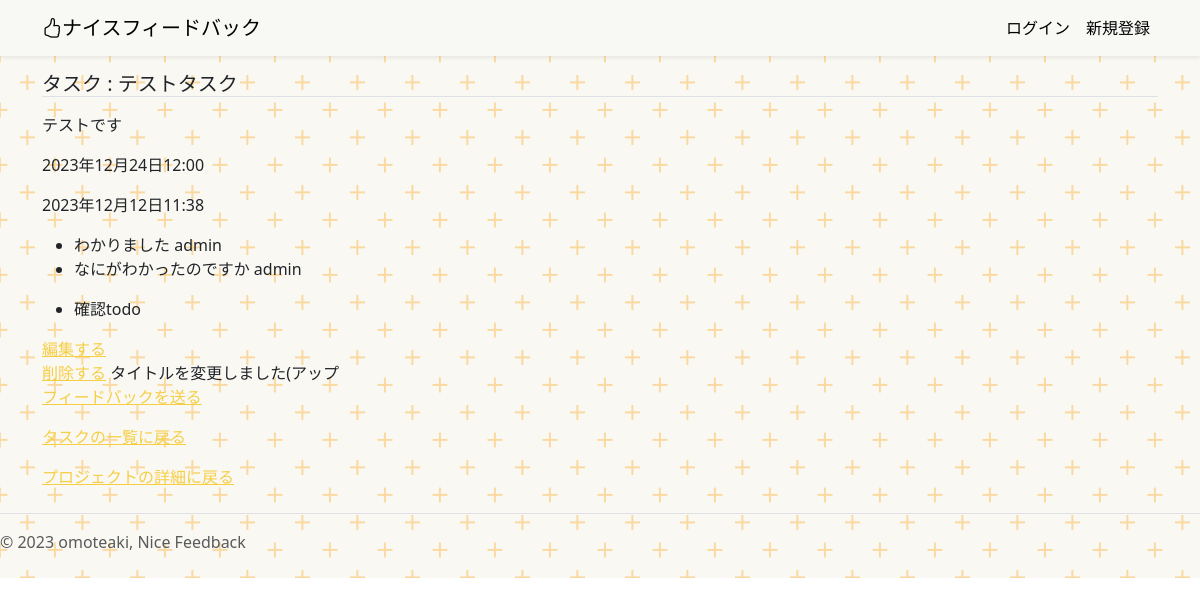
The page /task-detail/15 on the database its author committed.
### project/models.py (models this page shows, shortened)
class Task(models.Model):
    title = models.CharField(
        verbose_name="タイトル",
        max_length=30,
    )
    content = models.TextField(
        verbose_name="本文"
    )
    deadline_datetime = models.DateTimeField(
        verbose_name="締め切り日時",
    )
    added_at = models.DateTimeField(
        verbose_name="タスクを追加した日時",
        auto_now_add=True,
    )
    project = models.ForeignKey(
        Project,
        verbose_name="プロジェクト",
        on_delete=models.CASCADE
    )

class ToDo(models.Model):
    title = models.CharField(
        verbose_name="ToDoのタイトル",
        max_length=100
    )
    added_at = models.DateTimeField(
        verbose_name="ToDoを追加した日時",
        auto_now_add=True,
    )
    task = models.ForeignKey(
        Task,
        verbose_name="関連するタスク",
        on_delete=models.CASCADE,
    )
    is_done = models.BooleanField(
        default=False,
        help_text="todoを完了させたらTrue"
    )
    project = models.ForeignKey(
        Project,
        verbose_name="関連するプロジェクト",
        on_delete=models.CASCADE,
    )
    def __str__(self):
        return self.title

class Project(models.Model):
    title = models.CharField(
        verbose_name="プロジェクトのタイトル",
        max_length=30,
    )
    about = models.TextField(
        verbose_name="このプロジェクトについて"
    )
    purpose = models.TextField(
        verbose_name="このプロジェクトで実現したいこと",
        null=True
    )
    deadline_datetime = models.DateTimeField(
        verbose_name="締め切り日時",
    )
    reference_image1 = models.ImageField(
        verbose_name="参考画像1",
        upload_to="references",
        blank=True,
        null=True,
    )
    reference_image2 = models.ImageField(
        verbose_name="参考画像2",
        upload_to="references",
        blank=True,
        null=True,
    )
    reference_image3 = models.ImageField(
        verbose_name="参考画像3",
        upload_to="references",
        blank=True,
        null=True,
    )
    reference_movie1 = models.FileField(
        verbose_name="参考動画1",
        upload_to="references",
        blank=True,
        null=True,
    )
    reference_movie2 = models.FileField(
        verbose_name="参考動画2",
        upload_to="references",
        blank=True,
        null=True,
    )
    reference_movie3 = models.FileField(
        verbose_name="参考動画3",
        upload_to="references",
        blank=True,
        null=True,
    )
    reference_music1 = models.FileField(
        verbose_name="参考音源1",
        upload_to="references",
        blank=True,
        null=True,
    )
    reference_music2 = models.FileField(
        verbose_name="参考音源2",
        upload_to="references",
        blank=True,
        null=True,
    )
    reference_music3 = models.FileField(
        verbose_name="参考音源3",
        upload_to="references",
        blank=True,
        null=True,
    )
    reference_url1 = models.URLField(
        verbose_name="参考URL1",
        blank=True,
        null=True,
    )
    reference_url2 = models.URLField(
        verbose_name="参考URL2",
        blank=True,
        null=True,
    )
    reference_url3 = models.URLField(
        verbose_name="参考URL3",
        blank=True,
        null=True,
    )
    created_at = models.DateTimeField(
        verbose_name="プロジェクトを登録した日時",
        auto_now_add=True,
    )
    updated_at = models.DateTimeField(
        verbose_name="プロジェクトの詳細を更新した時間",
        auto_now=True,
    )
    orderer_user = models.ForeignKey(
        CustomUser,
        verbose_name="発注者",
        on_delete=models.PROTECT,
        related_name="orderer_user",
    )
    contractor_user = models.ForeignKey(
        CustomUser,
        verbose_name="受注者",
        on_delete=models.PROTECT,
        related_name="contractor_user",
    )
    orderer_users = models.ManyToManyField(
        CustomUser,
        verbose_name="発注者のサポーター",
        blank=True,
        related_name="orderer_users",
    )
    contractor_users = models.ManyToManyField(
        CustomUser,
        verbose_name="受注者のサポーター",
        blank=True,
        related_name="contractor_users",
    )
    created_user = models.ForeignKey(
        CustomUser,
        verbose_name="プロジェクトの作成者",
        on_delete=models.PROTECT,
        related_name="created_user"
    )
    is_done = models.BooleanField(
        default=False,
        help_text="プロジェクトが完了したらTrue"
    )
    is_accepted = models.BooleanField(
        default=False,
        help_text="プロジェクトを確認してもらえたらTrue"
    )
    feedback_rule = models.ForeignKey(
        UserDetail,
        verbose_name="受注した人が設定したフィードバックルール",
        on_delete=models.CASCADE,
        blank=True,
        null=True,
    )
    def __str__(self):
        return self.title

### feedback/models.py (models this page shows)
class Feedback(models.Model):
    comment = models.TextField(
        verbose_name="コメント"
    )
    posted_at = models.DateTimeField(
        verbose_name="投稿日",
        auto_now_add=True,
    )
    self = models.ForeignKey(
        "self",
        verbose_name="自分自身のid",
        on_delete=models.CASCADE,
        blank=True,
        null=True,
    )
    task = models.ForeignKey(
        Task,
        verbose_name="関連するタスクid",
        on_delete=models.PROTECT,
    )
    user = models.ForeignKey(
        CustomUser,
        verbose_name="投稿者",
        on_delete=models.CASCADE,
    )

### account/models.py (models this page shows)
class CustomUser(AbstractUser):
    pass

### project/views.py (the view)
# urls.py: path('task-detail/<int:pk>', views.TaskDetailView.as_view(), name="task_detail"),
class TaskDetailView(DetailView):
    template_name = "task_detail.html"
    model = Task
    def get_context_data(self, **kwargs):
        context = super().get_context_data(**kwargs)
        context["feedbacks"] = Feedback.objects.filter(task_id=self.object)
        context["todos"] = ToDo.objects.filter(task_id=self.object)
        print(context["feedbacks"])
        return context

### project/templates/task_detail.html (shortened to what this page needs)
{% extends "base.html" %}
{% block contents %}
<div class="container">
  <h5 class="border-bottom">タスク : {{object.title}}</h5>
  <p>{{object.content}}</p>
  <p>{{object.deadline_datetime}}</p>
  <p>{{object.added_at}}</p>
  <ul>
    {% for feedback in feedbacks %}
    <li>{{feedback.comment}} <span>{{feedback.user}}</span> </li>
    {% endfor %}
  </ul>
  <ul>
    {% for todo in todos %}
    <li>{{todo}}</li>
    {% endfor %}
  </ul>
  <a href="{% url "project:task_edit" object.pk %}">編集する</a><br>
  <a href="{% url "project:task_delete" object.pk %}">削除する</a>
  {{object.project}}
  <p><a href="{% url "feedback:feedback_add" object.pk object.project_id %}">フィードバックを送る</a></p>
  <p><a href="{% url "project:task_list" object.project_id %}">タスクの一覧に戻る</a></p>
  <p><a href="{% url "project:project_detail" object.project_id %}">プロジェクトの詳細に戻る</a></p>
</div>
{% endblock %}

### static/css/style.css (style rules this page uses)
body { position: relative; }

### rows shown on the page
Task: title "テストタスク", content "テストです", deadline_datetime "2023年12月24日12:00", added_at "2023年12月12日11:38", project "タイトルを変更しました(アップ"
Feedback: comment "わかりました", user "admin"
Feedback: comment "なにがわかったのですか", user "admin"
ToDo: title "確認todo"
